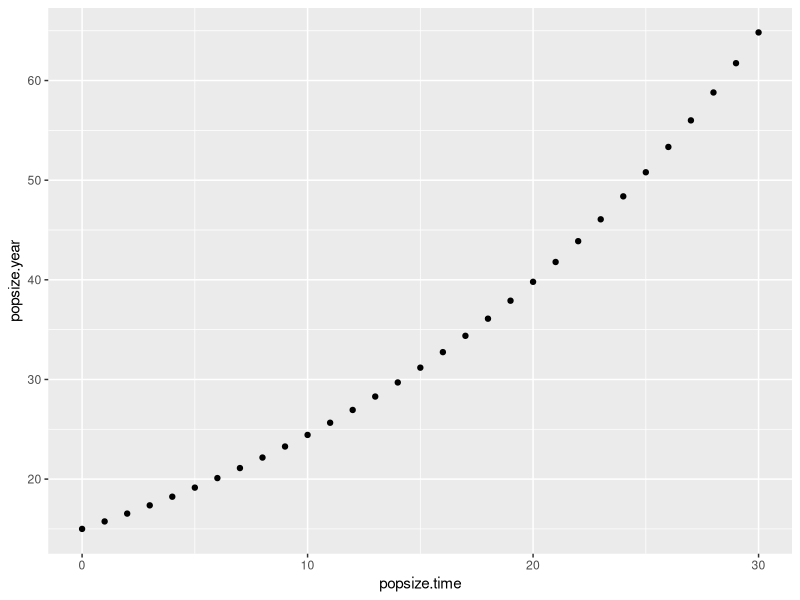
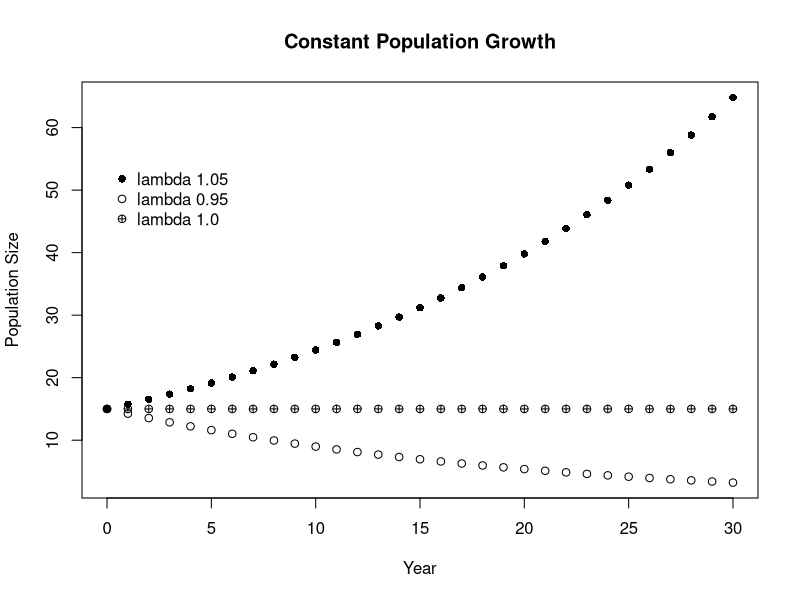
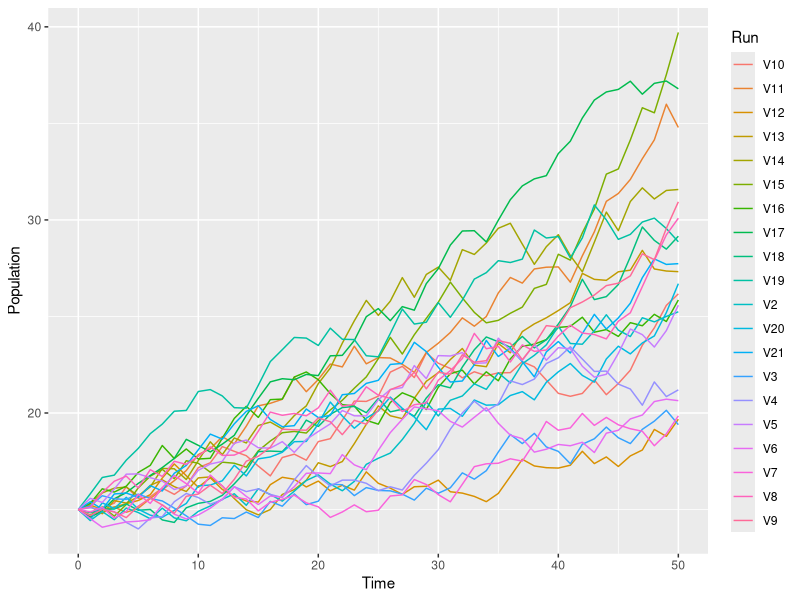

These charts were generated, in order, by the following R code: (Note: this script raises an error after producing the figures.)
## ---- chunk 1
library(dplyr)
library(ggplot2)
library(tidyr)
## ---- chunk 2
#2a
library(ggplot2)
time.zero<-0
end.time<-30
pop.initial<-15
lambda<-1.05
popsize.year<-numeric()
popsize.time<-numeric()
for(i in time.zero:end.time){
  popsize.year[i+1]<-pop.initial*lambda^i
  for(j in time.zero:end.time){
    popsize.time[j+1]<-time.zero+j
  }
}
newa<-cbind(popsize.time,popsize.year)
newa
qplot(popsize.time,popsize.year)

#2b
lambda.2<-0.95
popsize.year.2<-numeric()
popsize.time<-numeric()
for(i in time.zero:end.time){
  popsize.year.2[i+1]<-pop.initial*lambda.2^i
  for(j in time.zero:end.time){
    popsize.time[j+1]<-time.zero+j
  }
}
newb<-cbind(popsize.time,popsize.year,popsize.year.2)
newb

#2c
lambda.3<-1
popsize.year.3<-numeric()
popsize.time<-numeric()
for(i in time.zero:end.time){
  popsize.year.3[i+1]<-pop.initial*lambda.3^i
  for(j in time.zero:end.time){
    popsize.time[j+1]<-time.zero+j
  }
}
new<-cbind(popsize.time,popsize.year,popsize.year.2,popsize.year.3)
new

#2 discrete plot with all three lambda values
new.use<-data.frame(new)
x<-new.use$popsize.time
y<-cbind(new.use$popsize.year,new.use$popsize.year.2,new.use$popsize.year.3)
matplot(x,y,type="p",pch=c(16,1,10),col=c(1,1,1),xlab="Year",ylab="Population Size",main="Constant Population Growth")
legend(0,55,legend = c("lambda 1.05","lambda 0.95","lambda 1.0"),pch=c(16,1,10),bty = "n")
## ---- chunk 3
set.seed(320)
pop.20 <- matrix(nrow = 51, ncol = 20)
pop.20[1,] <- 15
for (j in 1:dim(pop.20)[2]){
  for (i in 2:dim(pop.20)[1]) {
    current.pop <- pop.20[i-1,j]
    pop.20[i,j] = current.pop*runif(1, min = 0.96, max = 1.06)
}
}
time.20 <- seq(0, 51, by = 1)
pop.time.20 <- data.frame(cbind(time.20, pop.20))
pop.20.gathered <- pop.time.20 %>%
  gather(Run, Population, 2:21)
colnames(pop.20.gathered) <- c("Time", "Run", "Population")

pop.20.plot <- ggplot(pop.20.gathered, aes(Time, Population, color = Run)) + 
  geom_line()
pop.20.plot
## ---- chunk 4
set.seed(3100)
pop.1000 <- matrix(nrow=51, ncol = 1000)
pop.1000[1,] <- 15
for (j in 1:dim(pop.1000)[2]){
  for (i in 2:dim(pop.1000)[1]) {
    current.pop <- pop.1000[i-1,j]
    pop.1000[i,j] = current.pop*runif(1, min = 0.96, max = 1.06)
}
}
Time2 <- seq(0, 50, by = 1)
pop.1000 <- data.frame(pop.1000)
plus.time <- cbind(Time2, pop.1000)
quantile(plus.time[51,2:1001], probs=c(0.025,0.975))
mean(plus.time[51,2:1001])
## ---- chunk 5
#4-1
sum(plus.time[51,]<15)
length(plus.time[51,])
10/1001
#0.00999 -- variation is 0.10

set.seed(41)
pop.4 <- matrix(nrow=51, ncol = 1000)
pop.4[1,] <- 15
for (j in 1:dim(pop.4)[2]){
  for (i in 2:dim(pop.4)[1]) {
    current.pop.4 <- pop.4[i-1,j]
    pop.4[i,j] = current.pop.4*runif(1.01, min = 0.94, max = 1.08)
  }
}
Time2 <- seq(0, 51, by = 1)
plus.time.4 <- cbind(Time2, pop.4)
sum(plus.time.4[51,]<15)
length(plus.time.4[51,])
54/1001
#0.0539 -- variation is 0.14

#4-2
set.seed(42)
pop.42 <- matrix(nrow=51, ncol = 1000)
pop.42[1,] <- 15
for (j in 1:dim(pop.42)[2]){
  for (i in 2:dim(pop.42)[1]) {
    current.pop.42 <- pop.42[i-1,j]
    pop.42[i,j] = current.pop.42*runif(1.01, min = 0.90, max = 1.12)
  }
}
Time2 <- seq(0, 51, by = 1)
plus.time.42 <- cbind(Time2, pop.42)
sum(plus.time.42[51,]<15)
length(plus.time.42[51,])
193/1001
#0.1928-- variation is 0.22

#4-3
set.seed(43)
pop.43 <- matrix(nrow=51, ncol = 1000)
pop.43[1,] <- 15
for (j in 1:dim(pop.43)[2]){
  for (i in 2:dim(pop.43)[1]) {
    current.pop.43 <- pop.43[i-1,j]
    pop.43[i,j] = current.pop.43*runif(1.01, min = 0.85, max = 1.17)
  }
}
Time2 <- seq(0, 51, by = 1)
plus.time.43 <- cbind(Time2, pop.43)
sum(plus.time.43[51,]<15)
length(plus.time.43[51,])
351/1001
#0.3506-- variation is 0.32

#4-4
set.seed(44)
pop.44 <- matrix(nrow=51, ncol = 1000)
pop.44[1,] <- 15
for (j in 1:dim(pop.44)[2]){
  for (i in 2:dim(pop.44)[1]) {
    current.pop.44 <- pop.44[i-1,j]
    pop.44[i,j] = current.pop.44*runif(1.01, min = 0.80, max = 1.22)
  }
}
Time2 <- seq(0, 51, by = 1)
plus.time.44 <- cbind(Time2, pop.44)
sum(plus.time.44[51,]<15)
length(plus.time.44[51,])
448/1001
#0.4476-- variation is 0.42

#4-5
set.seed(45)
pop.45 <- matrix(nrow=51, ncol = 1000)
pop.45[1,] <- 15
for (j in 1:dim(pop.45)[2]){
  for (i in 2:dim(pop.45)[1]) {
    current.pop.45 <- pop.45[i-1,j]
    pop.45[i,j] = current.pop.45*runif(1.01, min = 0.75, max = 1.27)
  }
}
Time2 <- seq(0, 51, by = 1)
plus.time.45 <- cbind(Time2, pop.45)
sum(plus.time.45[51,]<15)
length(plus.time.45[51,])
535/1001
#0.5345-- variation is 0.52
#variance is max-min

#plot of variation vs delta lambdas
probability<-c(0.00999,0.0539,0.1928,0.3506,0.4476,0.5345)
variance<-c(0.10,0.14,0.22,0.32,0.42,0.52)

plot(probability,variance,xlab="Probability of fewer than 15 individuals",
     ylab="Variance of Lambda",main="Variation in Populations")
#as variation increases the probability of getting a population size that is less than 15
#increases, this happens because the range in increasing
## ---- chunk 6
set.seed(5)
ran.lambda<-rlnorm(50,0.1,0.5)
ran.lambda
lambda.arithmetric<-mean(ran.lambda)
lambda.geometric<-exp(mean(log(ran.lambda)))
lambda.variance<-var(ran.lambda)
lambda.geometric
lambda.arithmetric
lambda.variance
## ---- chunk 7
stomat <- matrix(nrow = 51, ncol = 20)
stomat[1,] <- 15
for (j in 1:dim(stomat)[2]){
  for (i in 2:dim(stomat)[1]) {
    stobeg <- stomat[i-1,j]
    stomat[i,j] = stobeg*rlnorm(1, meanlog=0.1, sdlog = 0.5)
  }
}
time.55 <- seq(0, 51, by = 1)
time.5 <- as.data.frame(cbind(time.55, stomat))
sto<- time.5 %>%
  gather(Run, Population, 2:21)
colnames(sto) <- c("Time", "Run", "Population")
sto.plot <- ggplot(sto, aes(Time, log(Population), color = Run)) + 
  geom_line()+
  ggtitle("Stochastic Variation")+
  xlab("Year")+
  ylab("Log Population Size")+
  theme(legend.position='none')
sto.plot
## ---- chunk 8
loglam <- rlnorm(50, meanlog = 0.1, sdlog = 0.5)
loglam.var <- var(loglam)
loglam.arithmetic <- mean(loglam)
loglam.geometric <- exp(mean(log(loglam)))
## ---- chunk 9
mean.seq <- seq(from = 0.06, to = 0.15, by = 0.01)
sd.seq <- seq(from = 0.46, to = 0.55, by = 0.01)
loglam.mat <- matrix(nrow = 10, ncol = 6)
for (j in 1:dim(loglam.mat)[1]){
        loglam.mat[j,1] <- mean.seq[j]
        loglam.mat[j,2] <- sd.seq[j]
        sample <- rlnorm(50, meanlog = mean.seq[j], sdlog = sd.seq[j])
        loglam.mat[j,3] <- mean(sample)
        loglam.mat[j,4] <- exp(mean(sample))
        loglam.mat[j,5] <- var(sample)
        loglam.mat[j,6] <- log(loglam.mat[j,3]/loglam.mat[j,4])*(-2*loglam.mat[j,3]^2)
}
colnames(loglam.mat) <- c("logmean", "logsd", "amean", "gmean", "var", "left")
loglam.frame <- data.frame(loglam.mat)
## ---- chunk 10
loglam.reg <- glm(left ~ var, data = loglam.frame)
summary(loglam.reg)
## ---- chunk 11
#alex's code
r<-1
k<-20
popsize<-10
t.zero<-0
t.max<-1000
popsizeval<-numeric()
for(i in t.zero:t.max){
  popsizeval[i+1]<-popsize*exp(r*(1-(i/k)))
}
time.7<-seq(0,50,by=1)
rickers<-cbind(time.7,popsizeval)
rickers
## ---- chunk 12

ricky <- matrix(nrow = 51, ncol = 1000)
ricky[,1] <- 10
ricky.seq <- seq(from = 0, to = 10, by = 0.2)
for (j in 1:dim(ricky)[1]){
  for (i in 2:dim(ricky)[2]) {
    current.pop <- ricky[j,i-1]
    ricky[j,i] = current.pop*exp(ricky.seq[j]*(1-(current.pop/20)))
}
}

matplot(y = ricky[1,951:1000], type = "pl")
matplot(y = ricky[15, 951:1000], type = "pl")
